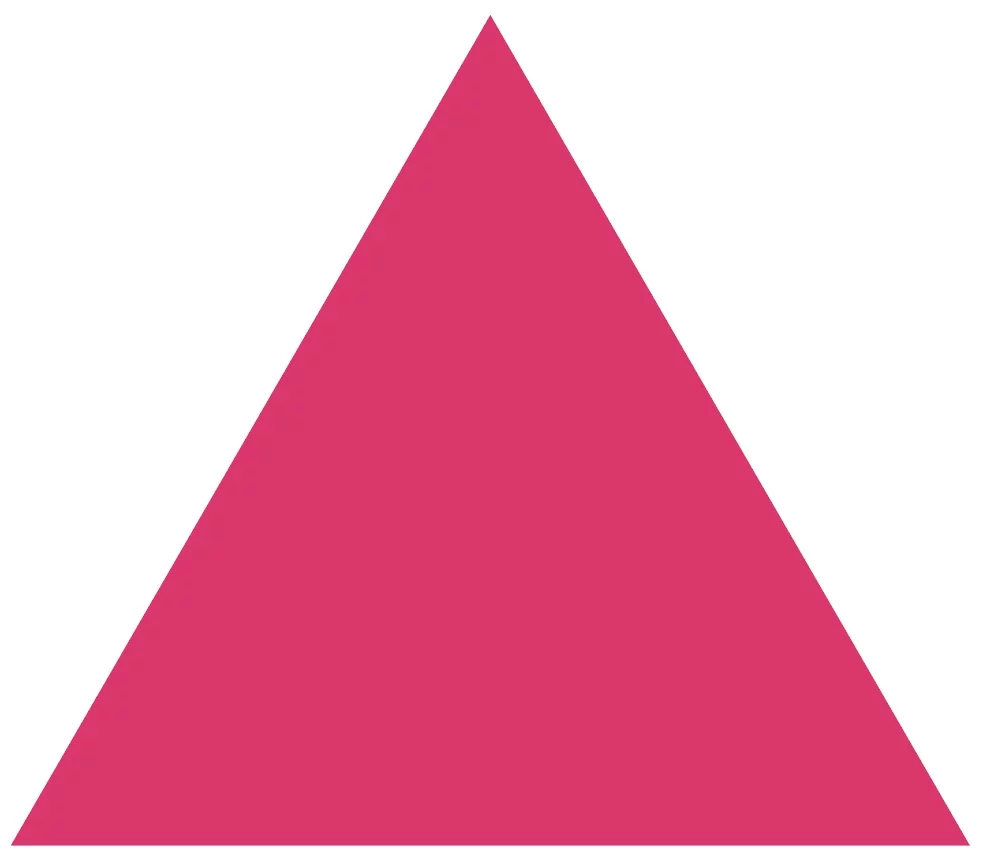
#> input picture Test3.png, 984 x 858 px
$ python -i Capturepoints.py   (imports and definitions only)
#> lines starting #> are read from the running program, lines starting #| are printed output that depends on the picture; after the words box and inside, x2 and y2 are one past the last pixel; in counts of white or black regions, pixels touching at a corner belong together
#> further down, picture is the input picture: shape (858, 984, 3); mean B, G, R 185.2, 160.6, 237.3
import cv2
import matplotlib.pyplot as plt
import numpy as np
import sys
from src import camera as camera_module


def process(arr):
    """
    Turns arr into contours
    """

    gray = cv2.cvtColor(arr,cv2.COLOR_BGR2GRAY)
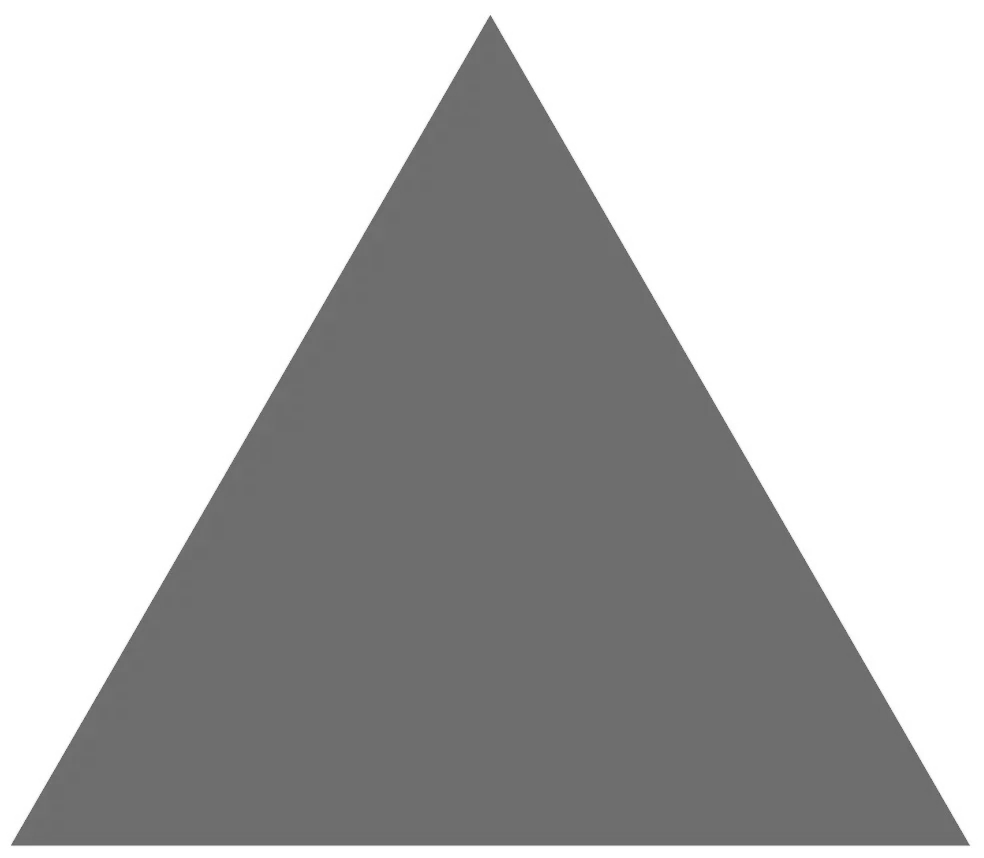
#> gray: shape (858, 984); min 95, max 255, mean 186.5
    blur = cv2.GaussianBlur(gray, (7,7), 0)
    ret, bw_img = cv2.threshold(blur, 127, 255, cv2.THRESH_BINARY)
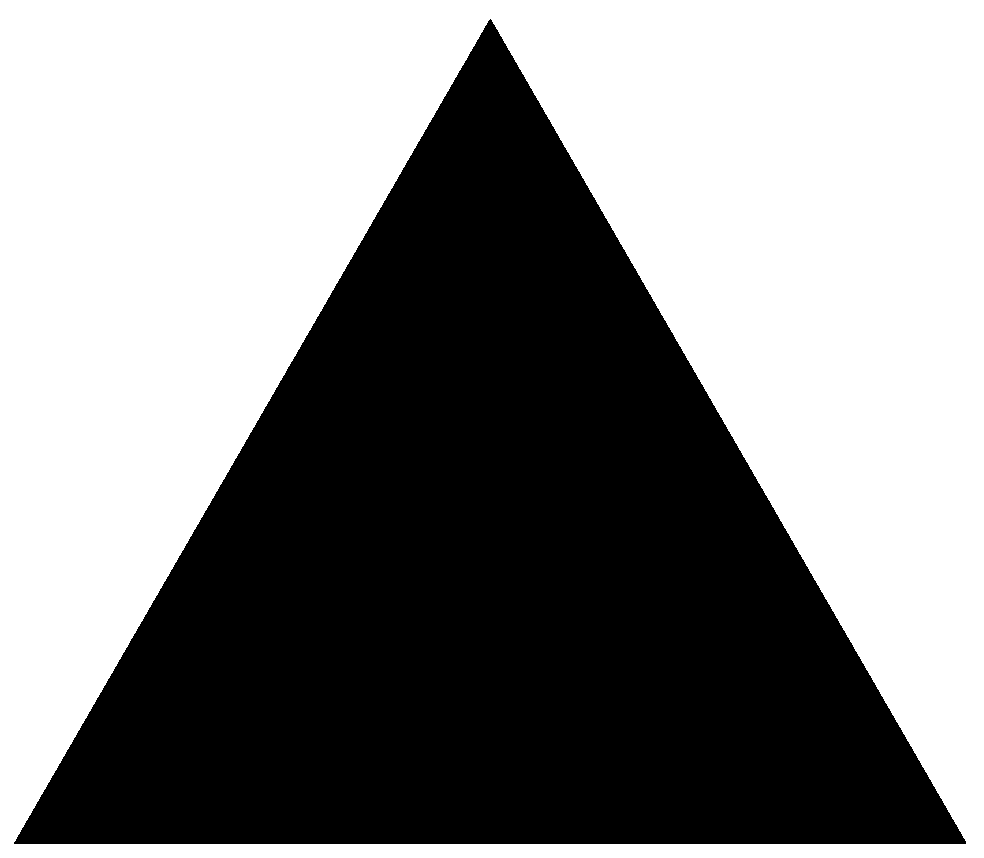
#> bw_img: shape (858, 984); 53.3% white; 1 black region, box (x1, y1, x2, y2) and area: (14, 19, 966, 844) 393861
    edges = cv2.Canny(blur, 30, 100)
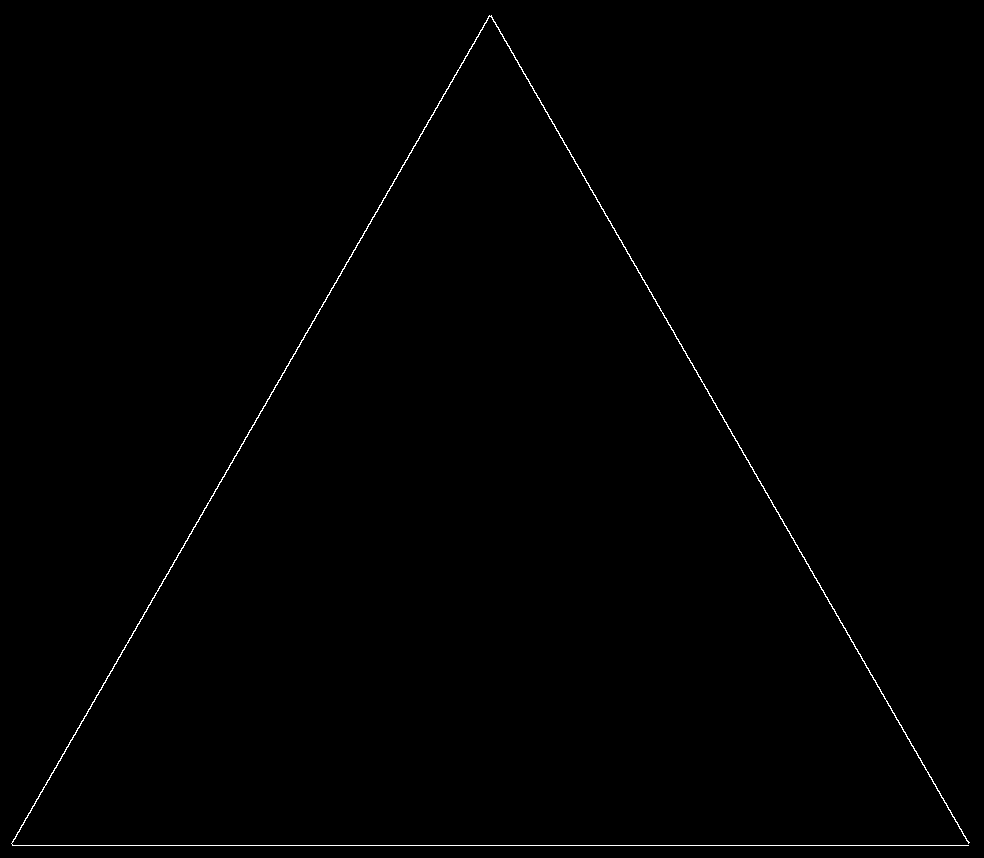
#> edges: shape (858, 984); 0.42% white in thin lines or dots
    contours, _ = cv2.findContours(edges, cv2.RETR_TREE, cv2.CHAIN_APPROX_SIMPLE)
#> contours = 1 contour; box (x1, y1, x2, y2) and area: (11, 15, 970, 846) 946
    min_contour_area = 10
    filtered_contours = [cnt for cnt in contours if cv2.contourArea(cnt) > min_contour_area]
#> filtered_contours has the same summary as contours
    contour_image = cv2.drawContours(np.ones_like(edges), filtered_contours, -1, (0, 255, 0), -1)
#> contour_image: shape (858, 984); values 0 (black) and 1 (white), 99.6% white; black in thin lines or dots

    return filtered_contours, contour_image

def euclidean_distance(point1, point2):
    return np.linalg.norm(point1 - point2)

def makepath(contours):
    path = []
    for contour in contours:
        for point in contour:
            path.append(point[0])
    path = np.array(path)
    return path

# [44 lines not run here, left out]

>>> import cv2
>>> picture = cv2.imread('Test3.png')
>>> result = process(picture)

$ run again, on Test4.png
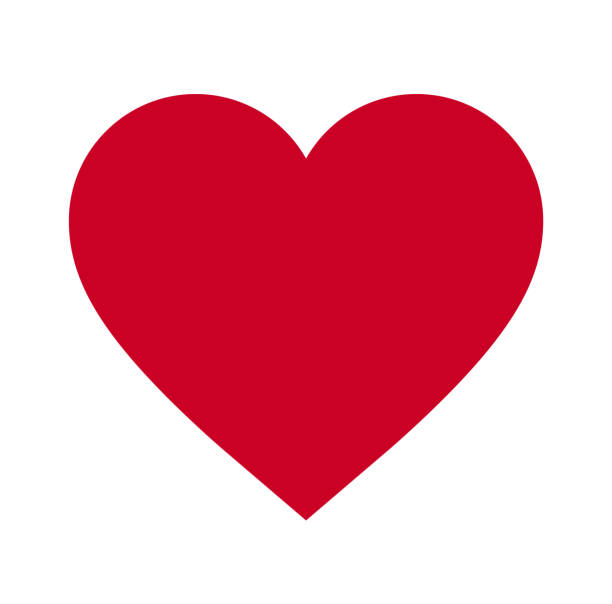
#> input picture Test4.png, 612 x 604 px
#> picture is the input picture: shape (604, 612, 3); mean B, G, R 173.6, 160.2, 235.4
#> in process, `ret, bw_img = cv2.threshold(blur, 127, 255, cv2.THRESH_BINARY)`:
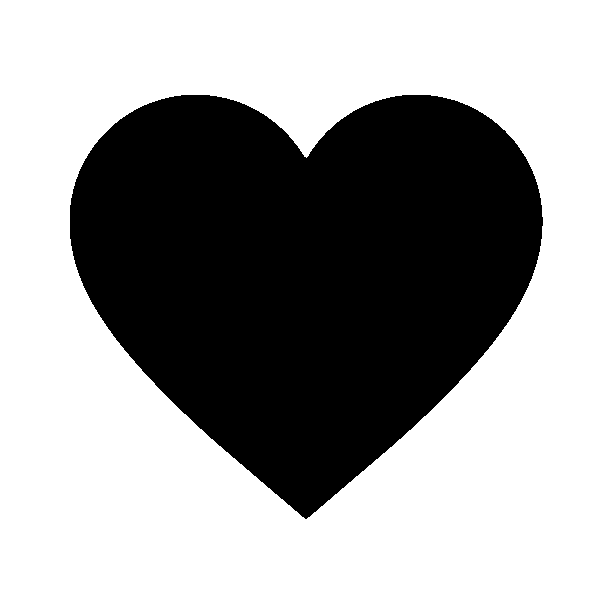
#> bw_img: shape (604, 612); 62.8% white; 1 black region, box (x1, y1, x2, y2) and area: (70, 95, 543, 519) 137490
#> in process, `edges = cv2.Canny(blur, 30, 100)`:
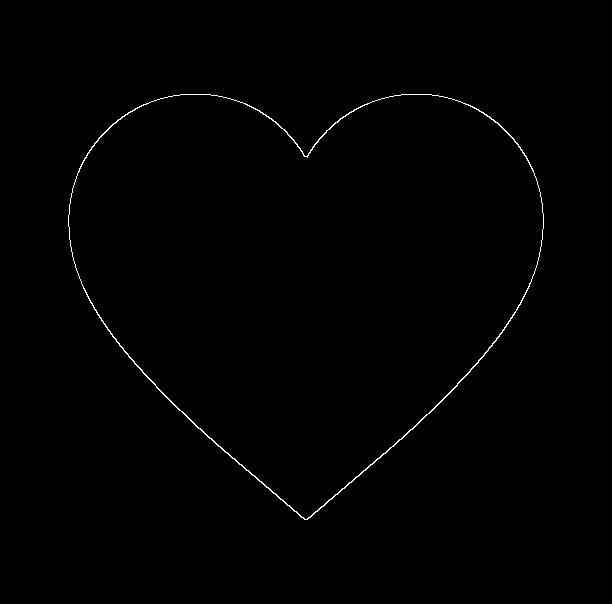
#> edges: shape (604, 612); 0.5% white in thin lines or dots, all inside (x1, y1, x2, y2) = (68, 94, 544, 520)
#> contours = 2 contours; box (x1, y1, x2, y2) and area: (68, 94, 544, 520) 138735, (68, 94, 544, 520) 138124
#> filtered_contours has the same summary as contours
